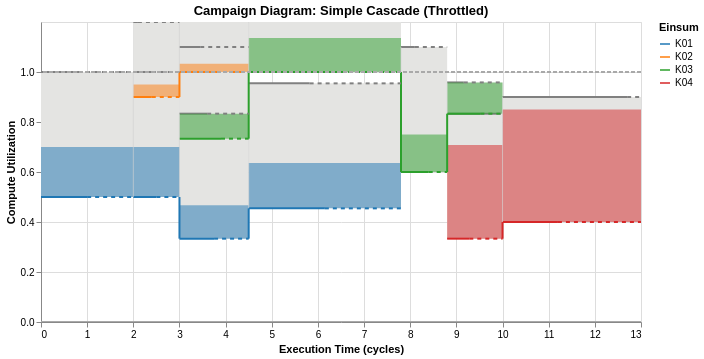
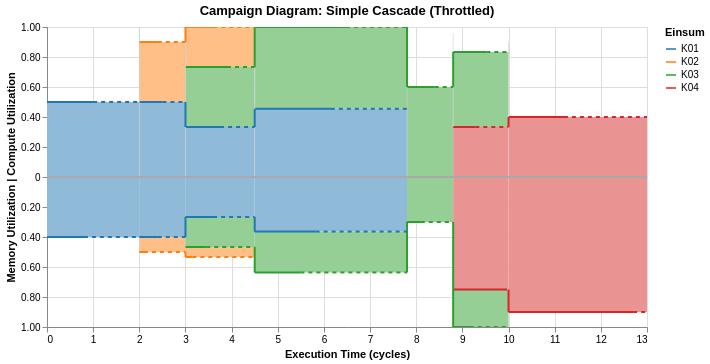

Notebook code for these charts, in order:
### Markdown cell above
#### Notice that at some points, different resources overlow.
- To address this, we *throttle.*
- When a particular resource is overbooked at a timestamp, throttling reduces the utilizations of all Einsums running at that time so that said resource is at 100% utilization.
- Below, we display the throttled cascade (call `cascade.throttle()`)
    - Now, at all timestamps, no resource (memory bandwidth nor compute) are overutilized.
    - Dashed lines represent the **extra time** required to run that portion of the Einsum because of throttling.

- <mark> Note: we could have specified a priority order of kernels to throttle, instead of throttling uniformly </mark>
- <mark> TODO: make throttle a default (so add a boolean key) </mark>

### Code cell
#throttle
throttled_cascade = cascade1.throttle()
campaign_diagram = CampaignDiagram(throttled_cascade)
campaign_diagram.draw().interactive().show()

campaign_diagram.draw(dual_mode=True).interactive().show()
